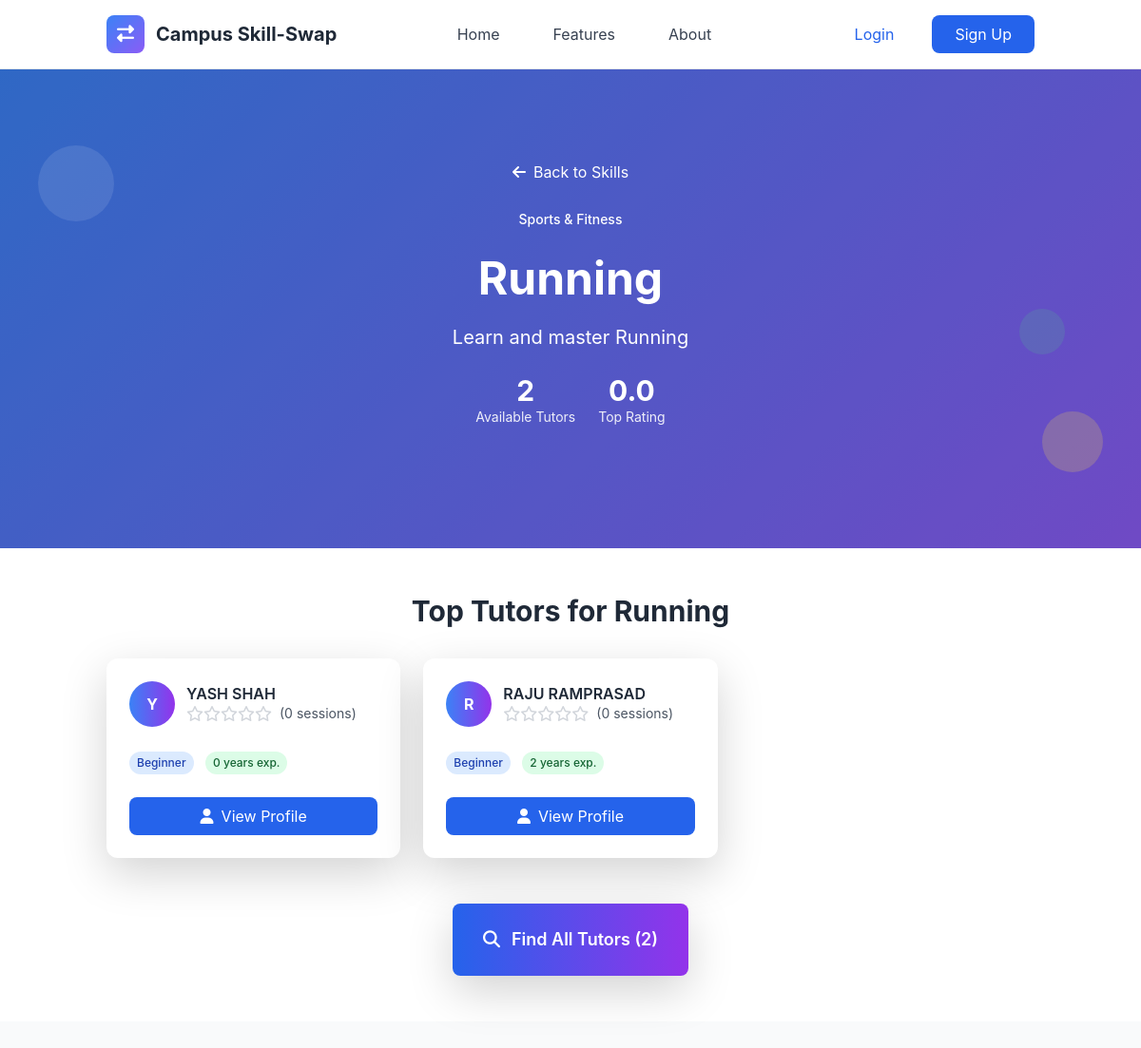
/skills/49/, run on the app's committed database.
### skills/models.py (models this page shows, shortened)
class Skill(models.Model):
    name = models.CharField(max_length=100)
    category = models.ForeignKey(SkillCategory, on_delete=models.CASCADE, related_name='skills')
    description = models.TextField(blank=True)
    is_popular = models.BooleanField(default=False)
    created_at = models.DateTimeField(auto_now_add=True)
    updated_at = models.DateTimeField(auto_now=True)
    class Meta:
        ordering = ['category__name', 'name']
        unique_together = ['name', 'category']

class SkillCategory(models.Model):
    name = models.CharField(max_length=100, unique=True)
    description = models.TextField(blank=True)
    icon = models.CharField(max_length=50, blank=True, help_text="CSS icon class")
    color = models.CharField(max_length=7, default='#3B82F6', help_text="Hex color code")
    is_active = models.BooleanField(default=True)
    created_at = models.DateTimeField(auto_now_add=True)
    updated_at = models.DateTimeField(auto_now=True)
    class Meta:
        ordering = ['name']
        verbose_name_plural = "Skill Categories"
        db_table = 'category'

class OfferedSkill(models.Model):
    PROFICIENCY_LEVELS = [
        ('beginner', 'Beginner'),
        ('intermediate', 'Intermediate'),
        ('advanced', 'Advanced'),
        ('expert', 'Expert'),
    ]
    user = models.ForeignKey(User, on_delete=models.CASCADE, related_name='offered_skills')
    skill = models.ForeignKey(Skill, on_delete=models.CASCADE, related_name='offered_by_users')
    proficiency_level = models.CharField(max_length=20, choices=PROFICIENCY_LEVELS)
    description = models.TextField(blank=True, help_text="Describe your experience with this skill")
    years_of_experience = models.PositiveIntegerField(default=0)
    is_active = models.BooleanField(default=True)
    teaching_preference = models.CharField(max_length=20, choices=[
        ('online', 'Online Only'),
        ('in_person', 'In-Person Only'),
        ('both', 'Both Online and In-Person'),
    ], default='both')
    max_students_per_session = models.PositiveIntegerField(default=1)
    created_at = models.DateTimeField(auto_now_add=True)
    updated_at = models.DateTimeField(auto_now=True)
    total_sessions = models.PositiveIntegerField(default=0)
    average_rating = models.FloatField(default=0.0)
    class Meta:
        ordering = ['-created_at']
        unique_together = ['user', 'skill']
        db_table = 'offeredskill'

### skills/views.py (the view)
# urls.py: path('<int:pk>/', views.SkillDetailView.as_view(), name='skill_detail'),
class SkillDetailView(DetailView):
    model = Skill
    template_name = 'skills/skill_detail.html'
    context_object_name = 'skill'
    def get_context_data(self, **kwargs):
        context = super().get_context_data(**kwargs)
        skill = self.get_object()
        top_tutors = (OfferedSkill.objects
                     .filter(skill=skill, is_active=True)
                     .select_related('user')
                     .order_by('-average_rating', '-total_sessions')[:3])
        context['top_tutors'] = top_tutors
        context['total_tutors'] = OfferedSkill.objects.filter(skill=skill, is_active=True).count()
        return context

### templates/skills/skill_detail.html (shortened to what this page needs)
{% extends 'base.html' %}
{% load static %}
{% block content %}
<section class="gradient-bg relative overflow-hidden">
    <div class="absolute inset-0 bg-black opacity-20"></div>
    <div class="relative container mx-auto px-4 py-16 lg:py-24">
        <div class="text-center text-white">
            <nav class="mb-6">
                <a href="{% url 'skills:skill_list' %}" class="text-white hover:text-yellow-300 transition-colors">
                    <i class="fas fa-arrow-left mr-2"></i>Back to Skills
                </a>
            </nav>
            <div class="inline-block bg-{{ skill.category.color|default:'blue' }}-100 text-{{ skill.category.color|default:'blue' }}-800 px-4 py-1 rounded-full text-sm font-medium mb-4">
                {{ skill.category.name }}
            </div>
            <h1 class="text-4xl lg:text-5xl font-bold mb-4">{{ skill.name }}</h1>
            <p class="text-lg lg:text-xl mb-6">{{ skill.description|default:"Discover tutors who can teach you this skill!" }}</p>
            <div class="flex justify-center items-center space-x-6 mb-8">
                <div class="text-center">
                    <div class="text-3xl font-bold">{{ total_tutors }}</div>
                    <div class="text-sm opacity-90">Available Tutors</div>
                </div>
                {% if top_tutors %}
                <div class="text-center">
                    <div class="text-3xl font-bold">{{ top_tutors.0.average_rating|floatformat:1 }}</div>
                    <div class="text-sm opacity-90">Top Rating</div>
                </div>
                {% endif %}
            </div>
        </div>
    </div>
    <div class="absolute top-20 left-10 w-20 h-20 bg-white opacity-10 rounded-full animate-bounce"></div>
    <div class="absolute bottom-20 right-10 w-16 h-16 bg-yellow-300 opacity-20 rounded-full animate-pulse"></div>
    <div class="absolute top-1/2 right-20 w-12 h-12 bg-green-400 opacity-15 rounded-full animate-bounce delay-75"></div>
</section>
<section class="py-12 bg-white">
    <div class="container mx-auto px-4">
        {% if top_tutors %}
        <div class="mb-12">
            <h2 class="text-3xl font-bold text-gray-800 mb-8 text-center">Top Tutors for {{ skill.name }}</h2>
            <div class="grid md:grid-cols-3 gap-6 mb-8">
                {% for tutor in top_tutors %}
                <div class="bg-white rounded-xl shadow-lg p-6 hover:shadow-xl transition-shadow">
                    <div class="flex items-center mb-4">
                        <div class="w-12 h-12 bg-gradient-to-r from-blue-500 to-purple-600 rounded-full flex items-center justify-center text-white font-bold">
                            {{ tutor.user.first_name.0|default:tutor.user.username.0|upper }}
                        </div>
                        <div class="ml-3">
                            <h3 class="font-semibold text-gray-800">{{ tutor.user.first_name }} {{ tutor.user.last_name|default:tutor.user.username }}</h3>
                            <div class="flex items-center">
                                {% for i in "12345" %}
                                    {% if forloop.counter <= tutor.average_rating|floatformat:0 %}
                                        <i class="fas fa-star text-yellow-400"></i>
                                    {% else %}
                                        <i class="far fa-star text-gray-300"></i>
                                    {% endif %}
                                {% endfor %}
                                <span class="text-sm text-gray-600 ml-2">({{ tutor.total_sessions }} sessions)</span>
                            </div>
                        </div>
                    </div>
                    <div class="mb-4">
                        <span class="inline-block bg-blue-100 text-blue-800 px-2 py-1 rounded-full text-xs font-medium">
                            {{ tutor.get_proficiency_level_display }}
                        </span>
                        <span class="inline-block bg-green-100 text-green-800 px-2 py-1 rounded-full text-xs font-medium ml-2">
                            {{ tutor.years_of_experience }} years exp.
                        </span>
                    </div>
                    <a href="{% url 'skills:tutor_profile' tutor.user.id %}" class="w-full bg-blue-600 text-white py-2 px-4 rounded-lg text-center block hover:bg-blue-700 transition-colors">
                        <i class="fas fa-user mr-2"></i>View Profile
                    </a>
                </div>
                {% endfor %}
            </div>
        </div>
        {% endif %}
        <div class="text-center">
            {% if total_tutors > 0 %}
                <a href="{% url 'skills:find_tutors' skill.id %}" class="inline-block bg-gradient-to-r from-blue-600 to-purple-600 text-white py-4 px-8 rounded-lg text-lg font-semibold hover:from-blue-700 hover:to-purple-700 transition-all transform hover:scale-105 shadow-lg">
                    <i class="fas fa-search mr-3"></i>Find All Tutors ({{ total_tutors }})
                </a>
            {% endif %}
        </div>
    </div>
</section>
{% endblock %}

### templates/base.html (style rules this page uses)
:root { --primary-color: #3B82F6; --secondary-color: #10B981; --accent-color: #8B5CF6; --warning-color: #F59E0B; --danger-color: #EF4444; }
body { font-family: 'Inter', -apple-system, BlinkMacSystemFont, sans-serif; }
.gradient-bg { background: linear-gradient(135deg, var(--primary-color) 0%, var(--accent-color) 100%); }

### data on the page
Skill: category.name "Sports & Fitness", name "Running", description "Learn and master Running"
OfferedSkill: average_rating "0.0", user.first_name.0 "Y", user.first_name "YASH", user.last_name "SHAH", total_sessions "0", proficiency_level "Beginner", years_of_experience "0"
OfferedSkill: user.first_name.0 "R", user.first_name "RAJU", user.last_name "RAMPRASAD", average_rating 0 (drawn), total_sessions "0", proficiency_level "Beginner", years_of_experience "2"

### other printed values
{{ total_tutors }} "2"
